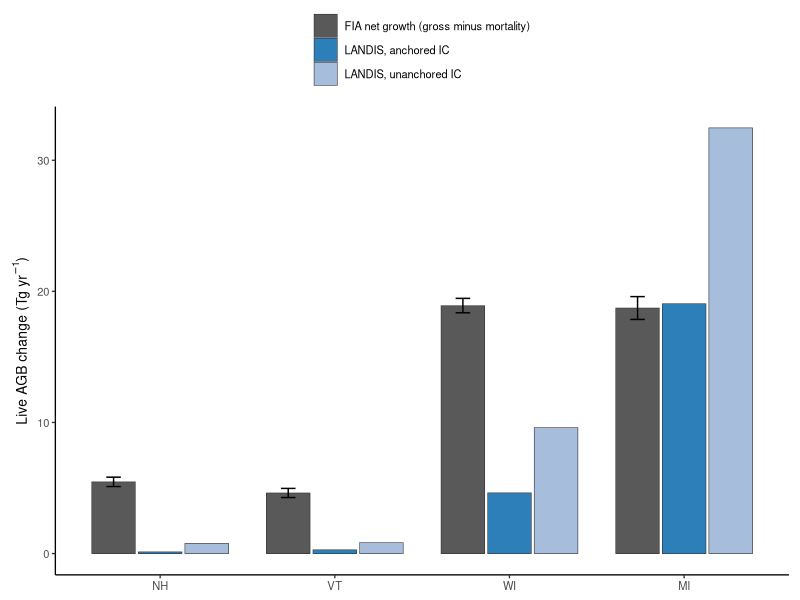

Write R code to recreate this figure.
# Session 36, 6 Oct 2026. Realism target for LANDIS stage eight (decision 3).
# FIA EVALIDator (evaluation group 2024, sensitivity 2025): average annual gross growth, mortality,
# net growth (gross growth minus mortality), removals and net change of live tree aboveground biomass,
# trees >= 1 inch, forest land. A harvest and disturbance free LANDIS run is compared with net growth
# (it carries mortality but no removals). LANDIS: mean annual change over 10 years, anchored run copy
# (anch, year zero = 2024 FIADB stock) and unit fix (unanchored), from anch_landscape_20261006.csv.
# Gates: E1 EVALIDator 2024 stock equals the 1 Oct local FIADB stock to 0.05 Tg (anchoring reference);
# E2 net_growth = gross_growth - mortality and net_change = net_growth - removals to 0.01 Tg;
# E3 anchored LANDIS year zero equals EVALIDator stock to 0.5 pct.
suppressMessages({library(data.table); library(ggplot2)})
ev <- fread("evalidator_agb_fourstate_24_25_20261006.csv")
ev[, yr := as.integer(substr(eval_grp, 3, 6))]
w <- dcast(ev, state + yr ~ quantity, value.var = "Tg")
se <- dcast(ev, state + yr ~ quantity, value.var = "se_pct")
fail <- character()
loc <- data.table(state = c("NH","VT","MI","WI"), local_stock = c(314.26, 294.27, 1050.96, 814.17))
e1 <- merge(w[yr == 2024, .(state, stock)], loc, by = "state")
if (e1[, any(abs(stock - local_stock) > 0.05)]) fail <- c(fail, "E1")
if (w[, any(abs(gross_growth - mortality - net_growth) > 0.01 | abs(net_growth - removals - net_change) > 0.01)]) fail <- c(fail, "E2")
ls <- fread("anch_landscape_20261006.csv")[, .(state, run, t0_Tg, t10_Tg)]
ls[, annual_Tg := (t10_Tg - t0_Tg) / 10]
e3 <- merge(ls[run == "anch"], w[yr == 2024, .(state, stock)], by = "state")
if (e3[, any(abs(t0_Tg / stock - 1) > 0.005)]) fail <- c(fail, "E3")
f <- merge(w, se[, .(state, yr, se_ng = net_growth, se_gg = gross_growth, se_m = mortality)], by = c("state","yr"))
f[, `:=`(ng_lo = net_growth * (1 - 1.96 * se_ng / 100), ng_hi = net_growth * (1 + 1.96 * se_ng / 100))]
f[, `:=`(ng_pct_stock = round(100 * net_growth / stock, 2), nc_pct_stock = round(100 * net_change / stock, 2))]
cmp <- merge(dcast(ls, state ~ run, value.var = "annual_Tg"), f[yr == 2024], by = "state")
setnames(cmp, c("anch","unitfix"), c("landis_anch_Tg_yr","landis_unitfix_Tg_yr"))
cmp[, `:=`(ratio_anch_to_netgrowth = round(landis_anch_Tg_yr / net_growth, 3),
           ratio_anch_lo = round(landis_anch_Tg_yr / ng_hi, 3), ratio_anch_hi = round(landis_anch_Tg_yr / ng_lo, 3),
           ratio_unitfix_to_netgrowth = round(landis_unitfix_Tg_yr / net_growth, 3),
           anch_pct_stock = round(100 * landis_anch_Tg_yr / stock, 2))]
out <- cmp[, .(state, stock_Tg = round(stock, 2), fia_gross_growth = round(gross_growth, 3), fia_mortality = round(mortality, 3),
               fia_net_growth = round(net_growth, 3), fia_ng_lo = round(ng_lo, 3), fia_ng_hi = round(ng_hi, 3),
               fia_removals = round(removals, 3), fia_net_change = round(net_change, 3),
               fia_ng_pct_stock = ng_pct_stock, landis_anch_Tg_yr = round(landis_anch_Tg_yr, 3), anch_pct_stock,
               ratio_anch_to_netgrowth, ratio_anch_lo, ratio_anch_hi,
               landis_unitfix_Tg_yr = round(landis_unitfix_Tg_yr, 3), ratio_unitfix_to_netgrowth)]
fwrite(out, "grm_realism_fourstate_20261006.csv")
fwrite(f[order(state, yr)], "evalidator_wide_24_25_20261006.csv")
print(e1); print(out)
print(f[, .(state, yr, stock, net_growth, se_ng, ng_pct_stock, net_change, nc_pct_stock)])
# Figure: annual change, FIA net growth with 95 pct CI against LANDIS anchored and unit fix (Tg yr-1)
pd <- rbind(out[, .(state, source = "FIA net growth (gross minus mortality)", v = fia_net_growth, lo = fia_ng_lo, hi = fia_ng_hi)],
            out[, .(state, source = "LANDIS, anchored IC", v = landis_anch_Tg_yr, lo = NA_real_, hi = NA_real_)],
            out[, .(state, source = "LANDIS, unanchored IC", v = landis_unitfix_Tg_yr, lo = NA_real_, hi = NA_real_)])
pd[, state := factor(state, levels = c("NH","VT","WI","MI"))]
p <- ggplot(pd, aes(state, v, fill = source)) +
  geom_col(position = position_dodge(0.8), width = 0.75, colour = "grey20", linewidth = 0.2) +
  geom_errorbar(aes(ymin = lo, ymax = hi), position = position_dodge(0.8), width = 0.25, na.rm = TRUE) +
  scale_fill_manual(values = c("grey35", "#2c7fb8", "#a6bddb"), name = NULL) +
  labs(x = NULL, y = expression("Live AGB change (Tg"~yr^{-1}*")")) +
  theme_classic(base_size = 10) + theme(legend.position = "top", legend.direction = "vertical", plot.margin = margin(5, 8, 5, 8))
ok <- tryCatch({ ggsave("fig_grm_realism_fourstate_20261006.png", p, width = 120, height = 100, units = "mm", dpi = 300, device = png, type = "cairo"); TRUE },
               error = function(e) { message("png failed: ", conditionMessage(e)); FALSE })
if (!ok) ggsave("fig_grm_realism_fourstate_20261006.pdf", p, width = 120, height = 100, units = "mm")
cat("GATES:", if (length(fail)) paste(fail, collapse = "; ") else "ALL PASS", "\n")
if (length(fail)) quit(status = 1)
